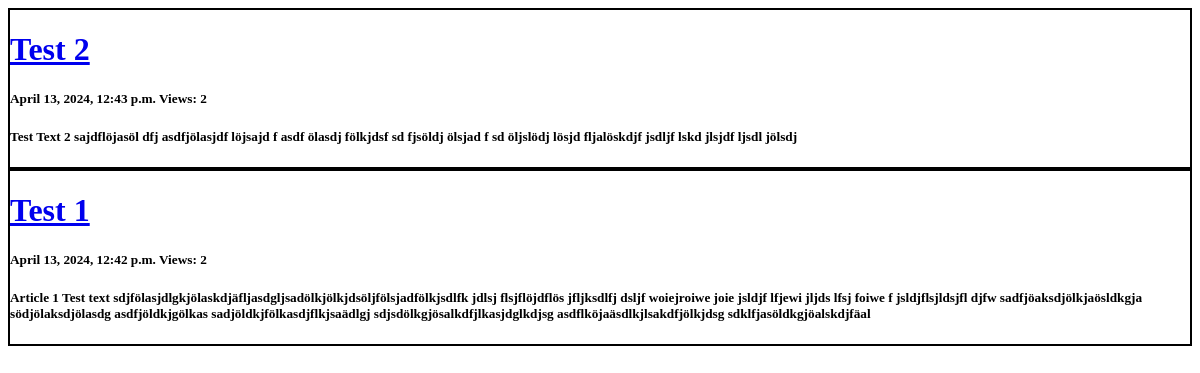
The app's page /articles/, older data.
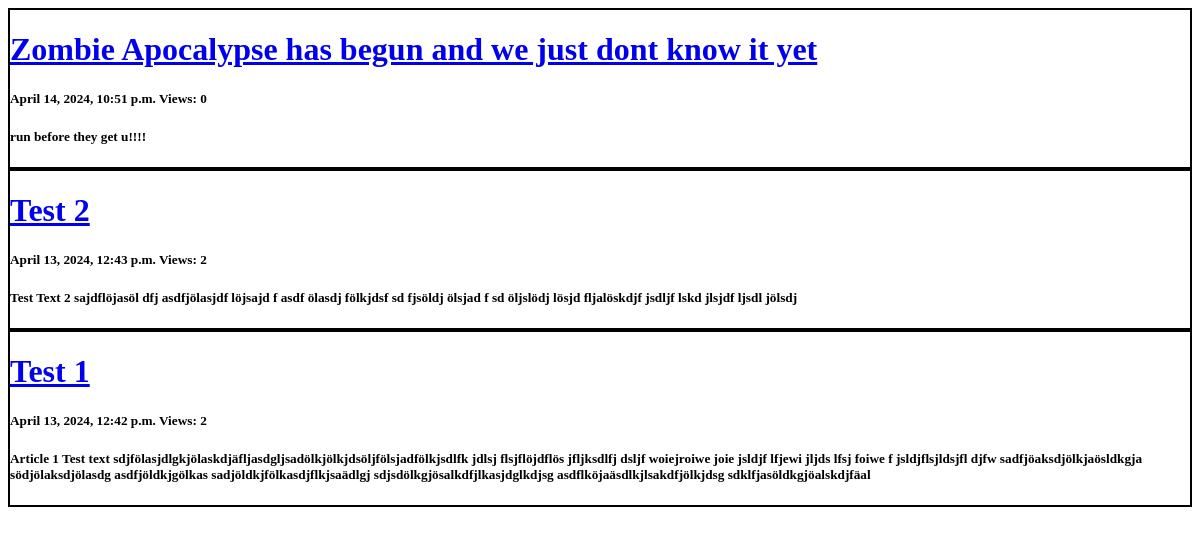
The same page, newer data.
### articles/models.py (models this page shows, shortened)
class Article(models.Model):
    heading = models.CharField(max_length=150)
    text = models.TextField(max_length=10000)
    pub_date = models.DateTimeField()
    picture = models.ImageField(
        upload_to="article_pictures/",
        height_field=None,
        width_field=None,
        max_length=100,
        blank=True,
    )
    view_count = models.IntegerField(default=0)
    author = models.ForeignKey(
        "authors.Author", on_delete=models.CASCADE, default=1
    )

### articles/views.py (the view)
# urls.py: path("", views.index, name="index"),
def index(request):
    articles = Article.objects.order_by("-pub_date")
    context = {"articles_list": articles}
    return render(request, "articles/index.html", context)

### articles/templates/articles/index.html
{% if articles_list %}
    <div>
      {% for article in articles_list %}
      <div style="border: 2px solid black;">
        <h1><a href="{% url 'article' article.id %}">{{ article.heading }}</a></h1>
        <h5> {{ article.pub_date }} Views: {{ article.view_count }} <h5>
        <p> {{ article.text }} </p>
      </div>
    {% endfor %}
    </div>
{% else %}
    <p>No Articles are availabe.</p>
{% endif %}

Row changes from the older to the newer data that the page shows:
added Article: heading "Zombie Apocalypse has begun and we just dont know it yet", pub_date "April 14, 2024, 10:51 p.m.", view_count "0", text "run before they get u!!!!"
